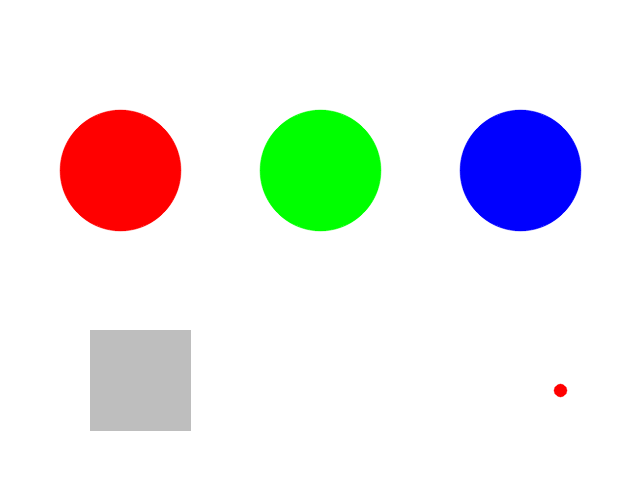
#> input picture 板块2 函数原型与静态调用/lab_vision/assets/color_targets.png, 640 x 480 px
$ python 01_color_detect.py
#> lines starting #> are read from the running program, lines starting #| are printed output that depends on the picture; after the words box and inside, x2 and y2 are one past the last pixel; in counts of white or black regions, pixels touching at a corner belong together
#!/usr/bin/env python3
# -*- coding: utf-8 -*-
"""任务一：颜色识别。

白底上有红、绿、蓝三个圆，还有一个灰色方块和一个红色小点。
不要识别灰色，红色小点要被过滤掉，所以最终结果是三个。

环境准备：

    pip install numpy opencv-python

启动方式：

    cd lab_vision
    python scripts/01_color_detect.py

思路：OpenCV 读图是 BGR，直接对 BGR 三个通道卡范围得到掩膜，
再找轮廓、算外接圆，最后按面积筛一遍。
"""

import os

import cv2
import numpy as np


"""这个部分在找目录"""
HERE = os.path.dirname(os.path.abspath(__file__))
ROOT = os.path.dirname(HERE)
ASSETS = os.path.join(ROOT, "assets")
OUTPUT = os.path.join(ROOT, "output")
IMAGE_PATH = os.path.join(ASSETS, "color_targets.png")
SAVE_PATH = os.path.join(OUTPUT, "color_result.png")
MIN_AREA = 500

os.makedirs(OUTPUT, exist_ok=True)

# BGR 顺序：蓝、绿、红。每个颜色给一个下界和一个上界。
COLOR_RANGES = {
    "red": ((0, 0, 150), (90, 90, 255)),
    "green": ((0, 150, 0), (90, 255, 90)),
    "blue": ((150, 0, 0), (255, 90, 90)),
}


def color_mask(image, lower, upper):
    """把某一种颜色抠出来，返回 0/255 的单通道掩膜。

    image 是 BGR 图，lower / upper 是这种颜色的 BGR 下界和上界。
    cv2.inRange 会把落在范围内的像素置 255，其余置 0。
    开运算去掉毛刺，闭运算补上圆里的小洞。
    """
    mask = cv2.inRange(image, np.array(lower), np.array(upper))

    """ ————————————————————————————填空—————————————————————————————————


        ————————————————————————————填空————————————————————————————————— """
    return mask


def find_blobs(mask, min_area=MIN_AREA):
    """在一张掩膜里找色块，返回 [(cx, cy, radius, area), ...]。

    用外接圆而不是外接矩形，圆和方块都能描述得差不多。
    面积小于 min_area 的当噪点丢掉。
    """
    contours, _ = cv2.findContours(mask, cv2.RETR_EXTERNAL, cv2.CHAIN_APPROX_SIMPLE)
    blobs = []
    """ ————————————————————————————填空—————————————————————————————————


        ————————————————————————————填空————————————————————————————————— """
    return blobs


def annotate(image, results):
    """把结果画到图上，返回新图，不改原图"""
    canvas = image.copy()
    for item in results:
        cx, cy = item["center"]
        cv2.circle(canvas, (cx, cy), item["radius"], (0, 0, 0), 2)
        cv2.circle(canvas, (cx, cy), 4, (0, 0, 0), -1)
        label = "%s (%d,%d)" % (item["color"], cx, cy)
        cv2.putText(canvas, label, (cx - 55, cy - item["radius"] - 10),
                    cv2.FONT_HERSHEY_SIMPLEX, 0.55, (0, 0, 0), 1, cv2.LINE_AA)
    return canvas

# 主程序：读图，逐个颜色抠掩膜、找色块，最后画图保存
image = cv2.imread(IMAGE_PATH)
#> image is the input picture: shape (480, 640, 3); mean B, G, R 233.6, 233.6, 233.7
results = []

for name, (lower, upper) in COLOR_RANGES.items():
    mask = color_mask(image, lower, upper)
    """ ————————————————————————————填空—————————————————————————————————


        ————————————————————————————填空————————————————————————————————— """
#> this loop made 3 passes
#> pass 1, in color_mask, `mask = cv2.inRange(image, np.array(lower), np.array(upper))`:
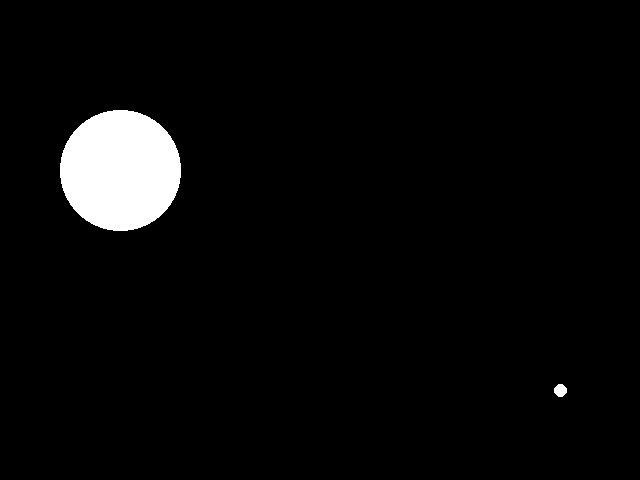
#> mask: shape (480, 640); 3.8% white; 2 white regions, box (x1, y1, x2, y2) and area: (60, 110, 181, 231) 11513, (554, 384, 567, 397) 129
#> pass 2, in color_mask (call 2), `mask = cv2.inRange(image, np.array(lower), np.array(upper))`:
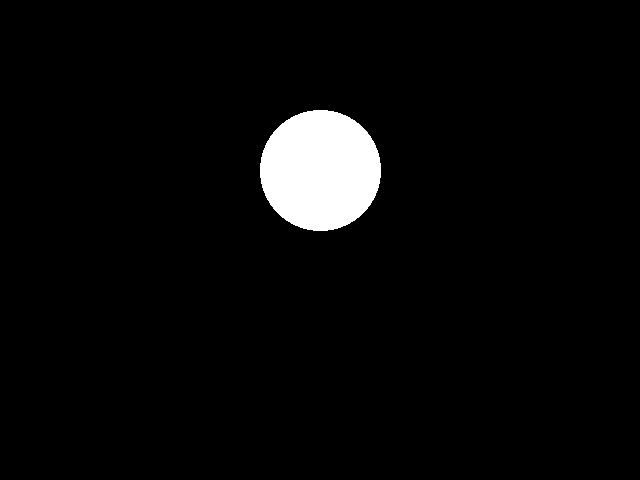
#> mask: shape (480, 640); 3.7% white; 1 white region, box (x1, y1, x2, y2) and area: (260, 110, 381, 231) 11513
#> pass 3, in color_mask (call 3), `mask = cv2.inRange(image, np.array(lower), np.array(upper))`:
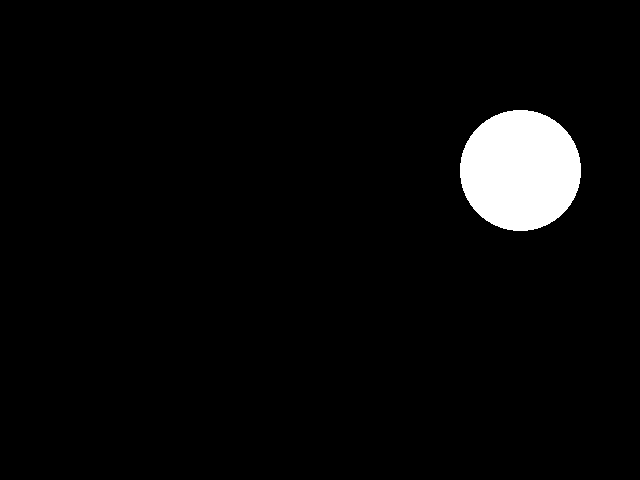
#> mask: shape (480, 640); 3.7% white; 1 white region, box (x1, y1, x2, y2) and area: (460, 110, 581, 231) 11513


print("共检测到 %d 个色块" % len(results))

canvas = annotate(image, results)
cv2.imwrite(SAVE_PATH, canvas)
print("标注图已保存到", SAVE_PATH)
